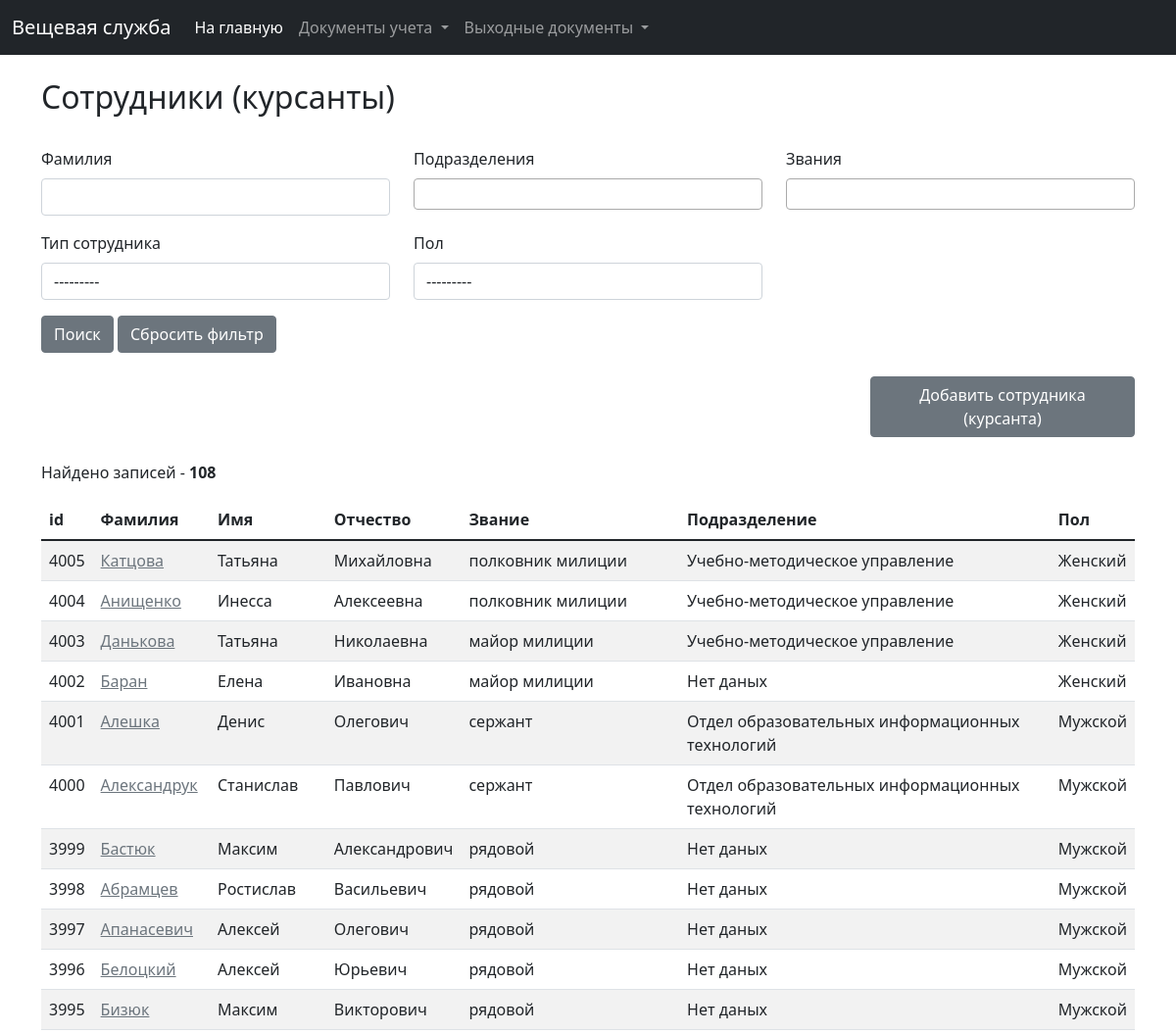
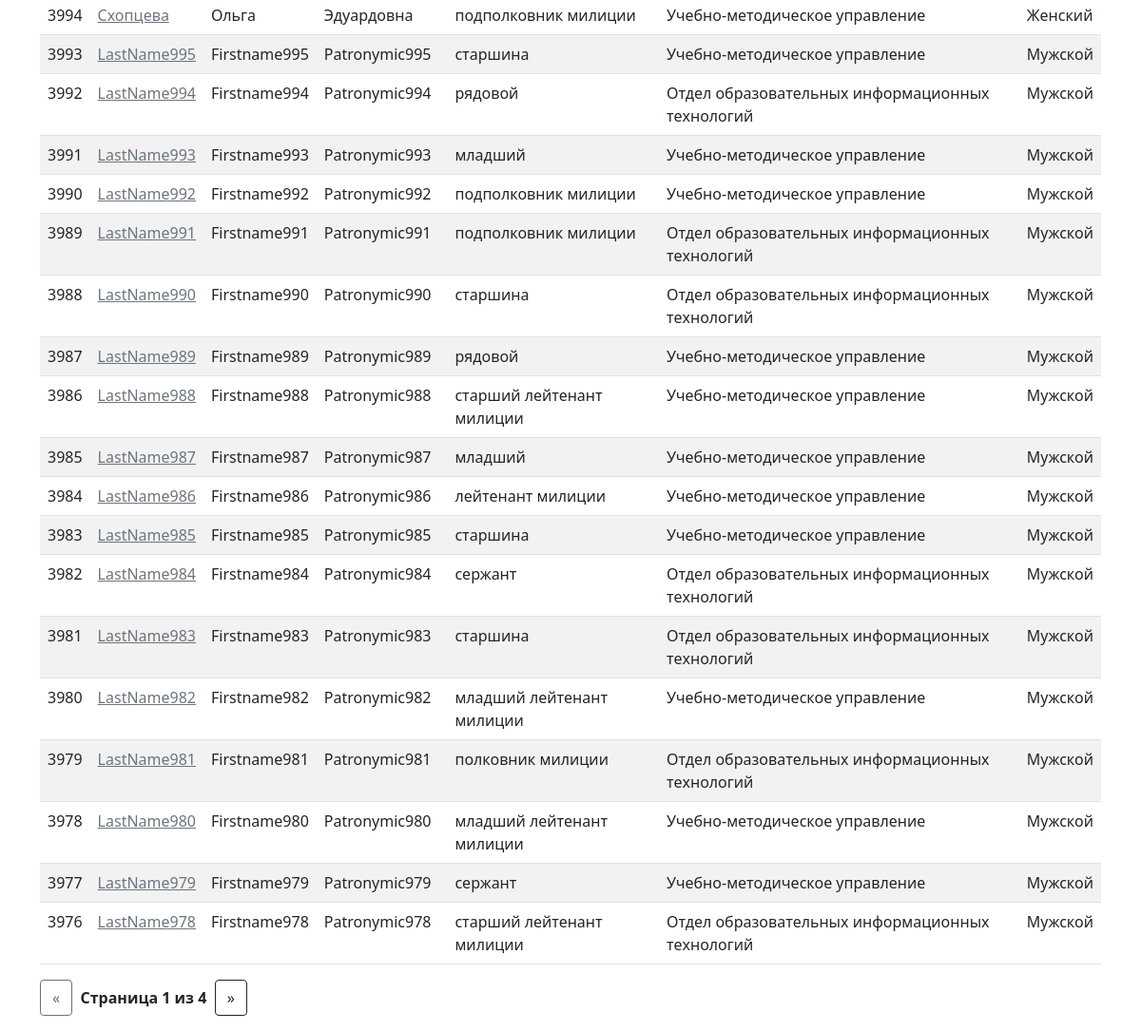
The page /clothing/employees on the database its author committed (2 pictures, top to bottom).
### clothing/models.py (models this page shows, shortened)
class Employee(models.Model):
    last_name = models.CharField(verbose_name="Фамилия", max_length=30)
    first_name = models.CharField(verbose_name="Имя", max_length=30)
    patronymic = models.CharField(verbose_name="Отчество", max_length=30)
    subdivision = models.ForeignKey(Subdivision, on_delete=models.SET_NULL, verbose_name="Подразделение", blank=True,
                                    null=True)
    sex = models.IntegerField(choices=SEX, verbose_name="Пол", blank=True, null=True, default=1)
    kind = models.IntegerField(choices=EMPLOYEE_KIND, verbose_name="Тип сотрудника")
    rank = models.ForeignKey(Rank, on_delete=models.CASCADE, verbose_name="Звание", blank=True, null=True)
    position = models.ForeignKey(Position, on_delete=models.SET_NULL, verbose_name="Должность", blank=True, null=True)
    is_on_decree = models.BooleanField(verbose_name="В декрете", default=False)
    decree_start = models.DateField(verbose_name="Начало декрета", blank=True, null=True)
    decree_finish = models.DateField(verbose_name="Окончание декрета", blank=True, null=True)
    date_of_birth = models.DateField(verbose_name="Дата рождения", blank=True, null=True)
    last_modified = models.DateTimeField(verbose_name="Дата и время последнего редактирования", auto_now=True)
    @property
    def get_sex(self):
        if self.sex:
            return SEX[self.sex - 1][1]
        else:
            return None
    class Meta:
        ordering = ('-id',)
        verbose_name = 'Сотрудник'
        verbose_name_plural = 'Сотрудники'

class Rank(models.Model):
    rank = models.CharField(verbose_name="Звание", max_length=50)
    created_at = models.DateTimeField(verbose_name="Дата и время создания", auto_created=True, blank=True, null=True)
    last_modified = models.DateTimeField(verbose_name="Дата и время последнего изменения", auto_now=True, blank=True,
                                         null=True)
    def __str__(self):
        return self.rank
    class Meta:
        ordering = ('id',)
        verbose_name = 'Звание'
        verbose_name_plural = 'Звания'

class Subdivision(models.Model):
    subdivision_name = models.CharField(verbose_name="Подразделение", max_length=255)
    subdivision_short_name = models.CharField(
        verbose_name="Короткое название подразделения (только заглавные английские буквы)", max_length=255)
    created_at = models.DateTimeField(verbose_name="Дата и время создания", auto_created=True, blank=True, null=True)
    last_modified = models.DateTimeField(verbose_name="Дата и время последнего изменения", auto_now=True, blank=True,
                                         null=True)
    def __str__(self):
        return self.subdivision_name
    class Meta:
        ordering = ('subdivision_name',)
        verbose_name = 'Подразделение'
        verbose_name_plural = 'Подразделения'

### clothing/views.py (the view)
# urls.py: path('employees', views.employee_list, name='employee_list'),
def employee_list(request):
    f = EmployeeFilter(request.GET, queryset=Employee.objects.all())
    paginator = Paginator(f.qs, 30)
    page = request.GET.get('page')
    employees_list = paginator.get_page(page)
    employee_form = EmployeeForm()
    return render(request, 'clothing/employees/employee_list.html',
                  {'list': employees_list,
                   'employee_form': employee_form,
                   'subdivision_list': Subdivision.objects.all(),
                   'rank_list': Rank.objects.all(),
                   'position_list': Position.objects.all(),
                   'kind_list': EMPLOYEE_KIND,
                   'sex_list': SEX,
                   'filter': f})

### clothing/forms.py
class EmployeeForm(ModelForm):
    class Meta:
        model = Employee
        fields = '__all__'
        widgets = {'date_of_birth': myDateInput}

### clothing/models.py (called while the page is built)
    def __str__(self):
        return self.position

### clothing/templatetags/url_replace.py (called while the page is built)
@register.simple_tag
def url_replace(request, field, value):
    d = request.GET.copy()
    d[field] = value
    return d.urlencode()

### clothing/templates/clothing/employees/employee_list.html (shortened to what this page needs)
{% extends 'base_list.html' %}
{% load widget_tweaks %}
{% load static %}
{% block list_title %}Сотрудники (курсанты){% endblock %}
{% block filters %}
    <form action="{% url 'clothing:employee_list' %}">
        <div class="row">
            <div class="col-md-4">
                <div class="mb-3">
                    <label class="form-label">Фамилия</label>
                    {% render_field filter.form.last_name class+="form-control" %}
                </div>
            </div>
            <div class="col-md-4">
                <div class="mb-3">
                    <label class="form-label">Подразделения</label><br>
                </div>
            </div>
            <div class="col-md-4">
                <div class="mb-3">
                    <label class="form-label">Звания</label><br>
                </div>
            </div>
        </div>
        <div class="row">
            <div class="col-md-4">
                <div class="mb-3">
                    <label class="form-label">Тип сотрудника</label>
                    {% render_field filter.form.kind class+="form-control" %}
                </div>
            </div>
            <div class="col-md-4">
                <div class="mb-3">
                    <label class="form-label">Пол</label>
                    {% render_field filter.form.sex class+="form-control" %}
                </div>
            </div>
        </div>
        <button type="submit" class="btn btn-secondary">Поиск</button>
        <a href="{% url 'clothing:employee_list' %}" class="btn btn-secondary">Сбросить фильтр</a>
    </form>
{% endblock %}
{% block add_button %}
   <a href="#employee_add_data_form" data-bs-toggle="modal" class="btn btn-secondary"
           style="display: block; margin-left:auto; width: 270px;">Добавить сотрудника (курсанта)</a>
{% endblock %}
{% block list %}
    <table class="table table-striped table-hover">
        <thead>
        <tr>
            <th scope="col">id</th>
            <th scope="col">Фамилия</th>
            <th scope="col">Имя</th>
            <th scope="col">Отчество</th>
            <th scope="col">Звание</th>
            <th scope="col">Подразделение</th>
            <th scope="col">Пол</th>
        </tr>
        </thead>
        <tbody>
        {% for employee in list %}
            <tr>
                <td>{{ employee.id }}</td>
                <td><a href="#employee_update_data_form_{{ employee.id }}" data-bs-toggle="modal"
                       class="link-secondary">{{ employee.last_name|default_if_none:"Нет даных" }}</a></td>
                <td>{{ employee.first_name|default_if_none:"Нет даных" }}</td>
                <td>{{ employee.patronymic|default_if_none:"Нет даных" }}</td>
                <td>{{ employee.rank|default_if_none:"Нет даных" }}</td>
                <td>{{ employee.subdivision|default_if_none:"Нет даных" }}</td>
                <td>{{ employee.get_sex|default_if_none:"Нет даных" }}</td>
            </tr>
        {% endfor %}
        </tbody>
    </table>
{% endblock %}

### rows shown on the page
Employee: id "4005", last_name "Катцова", first_name "Татьяна", patronymic "Михайловна", rank "полковник милиции", subdivision "Учебно-методическое управление", get_sex "Женский"
Employee: id "4004", last_name "Анищенко", first_name "Инесса", patronymic "Алексеевна", rank "полковник милиции", subdivision "Учебно-методическое управление", get_sex "Женский"
Employee: id "4003", last_name "Данькова", first_name "Татьяна", patronymic "Николаевна", rank "майор милиции", subdivision "Учебно-методическое управление", get_sex "Женский"
Employee: id "4002", last_name "Баран", first_name "Елена", patronymic "Ивановна", rank "майор милиции", subdivision "Нет даных", get_sex "Женский"
Employee: id "4001", last_name "Алешка", first_name "Денис", patronymic "Олегович", rank "сержант", subdivision "Отдел образовательных информационных технологий", get_sex "Мужской"
Employee: id "4000", last_name "Александрук", first_name "Станислав", patronymic "Павлович", rank "сержант", subdivision "Отдел образовательных информационных технологий", get_sex "Мужской"
Employee: id "3999", last_name "Бастюк", first_name "Максим", patronymic "Александрович", rank "рядовой", subdivision "Нет даных", get_sex "Мужской"
Employee: id "3998", last_name "Абрамцев", first_name "Ростислав", patronymic "Васильевич", rank "рядовой", subdivision "Нет даных", get_sex "Мужской"
Employee: id "3997", last_name "Апанасевич", first_name "Алексей", patronymic "Олегович", rank "рядовой", subdivision "Нет даных", get_sex "Мужской"
Employee: id "3996", last_name "Белоцкий", first_name "Алексей", patronymic "Юрьевич", rank "рядовой", subdivision "Нет даных", get_sex "Мужской"
Employee: id "3995", last_name "Бизюк", first_name "Максим", patronymic "Викторович", rank "рядовой", subdivision "Нет даных", get_sex "Мужской"
Employee: id "3994", last_name "Схопцева", first_name "Ольга", patronymic "Эдуардовна", rank "подполковник милиции", subdivision "Учебно-методическое управление", get_sex "Женский"
Employee: id "3993", last_name "LastName995", first_name "Firstname995", patronymic "Patronymic995", rank "старшина", subdivision "Учебно-методическое управление", get_sex "Мужской"
Employee: id "3992", last_name "LastName994", first_name "Firstname994", patronymic "Patronymic994", rank "рядовой", subdivision "Отдел образовательных информационных технологий", get_sex "Мужской"
Employee: id "3991", last_name "LastName993", first_name "Firstname993", patronymic "Patronymic993", rank "младший", subdivision "Учебно-методическое управление", get_sex "Мужской"
Employee: id "3990", last_name "LastName992", first_name "Firstname992", patronymic "Patronymic992", rank "подполковник милиции", subdivision "Учебно-методическое управление", get_sex "Мужской"
Employee: id "3989", last_name "LastName991", first_name "Firstname991", patronymic "Patronymic991", rank "подполковник милиции", subdivision "Отдел образовательных информационных технологий", get_sex "Мужской"
Employee: id "3988", last_name "LastName990", first_name "Firstname990", patronymic "Patronymic990", rank "старшина", subdivision "Отдел образовательных информационных технологий", get_sex "Мужской"
Employee: id "3987", last_name "LastName989", first_name "Firstname989", patronymic "Patronymic989", rank "рядовой", subdivision "Учебно-методическое управление", get_sex "Мужской"
Employee: id "3986", last_name "LastName988", first_name "Firstname988", patronymic "Patronymic988", rank "старший лейтенант милиции", subdivision "Учебно-методическое управление", get_sex "Мужской"
Employee: id "3985", last_name "LastName987", first_name "Firstname987", patronymic "Patronymic987", rank "младший", subdivision "Учебно-методическое управление", get_sex "Мужской"
Employee: id "3984", last_name "LastName986"

### other values the page prints
{{ filter.qs|length }} "108"
